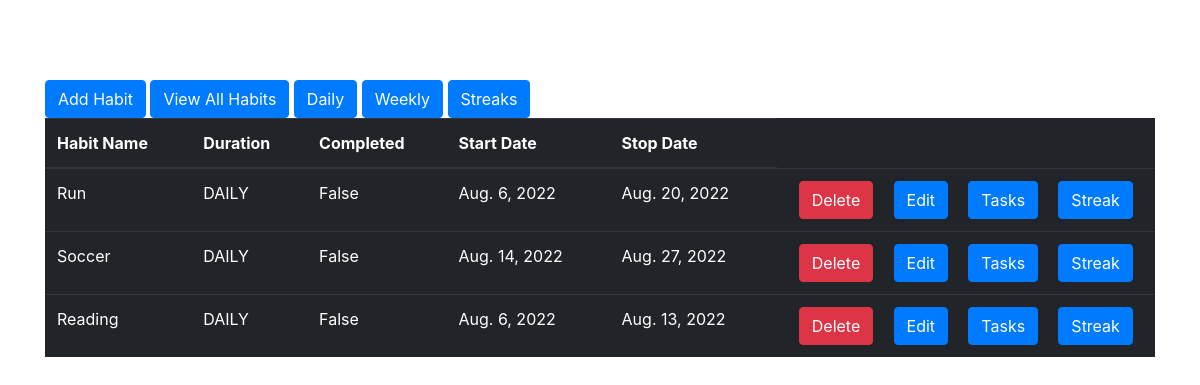
The app's page /daily/ with its own data.
### habit_tracker/models.py (models this page shows, shortened)
class HabitModel(models.Model):
    class Meta:
        db_table = "habit"
    name = models.CharField(max_length=100)
    duration = models.CharField(max_length=100, choices=Choices('DAILY','WEEKLY'), default=Choices('DAILY'))
    completed = models.BooleanField(default=False)
    start_date = models.DateField()
    finish_date = models.DateField()

### habit_tracker/views.py (the view)
# urls.py: path('daily/',views.daily_habits,name='daily'),
def daily_habits(request):
    daily_habits = HabitModel.objects.filter(duration='DAILY')
    return render(request,'all_habits.html',{'habits':daily_habits})

### habit_tracker/templates/all_habits.html (shortened to what this page needs)
{% extends 'base.html' %}
{% block content %}
<a href="{% url 'add-habit'  %}"> <button class = "btn btn-primary">Add Habit</button> </a>
<a href="{% url 'habits'  %}"> <button class = "btn btn-primary">View All Habits</button> </a>
<a href="{% url 'daily'  %}"> <button class = "btn btn-primary">Daily</button> </a>
<a href="{% url 'weekly'  %}"> <button class = "btn btn-primary">Weekly</button> </a>
<a href="{% url 'streaks'  %}"> <button class = "btn btn-primary">Streaks</button> </a>
<table class="table table-dark">
  <thead>
    <tr>
      <th scope="col">Habit Name</th>
      <th scope="col">Duration</th>
      <th scope="col">Completed</th>
      <th scope="col">Start Date</th>
      <th scope="col">Stop Date</th>
    </tr>
  </thead>
  <tbody>
    {% for habit in habits %}
    <tr>
      <td>{{habit.name}}</td>
      <td> {{habit.duration }}</td>
      <td> {{habit.completed}}</td>
      <td> {{habit.start_date }}</td>
      <td> {{habit.finish_date }}</td>
      <td class = "d-flex flex-row justify-content-around">
        <form method="post" action = "delete/{{habit.id}}">
        <input type="submit" value="Delete" class = "btn btn-danger">
       </form>
        <a href = "{% url 'update' habit.id %}"  ><button class = "btn btn-primary"> Edit</button></a>
        <a href = "{% url 'tasks' habit.id %}"  ><button class = "btn btn-primary">  Tasks </button></a>
        <a href = "{% url 'streak' habit.id %}"  ><button class = "btn btn-primary"> Streak </button></a>
      </td>
    </tr>
    {% endfor %}
  </tbody>
</table>
{% endblock %}

### records on screen
HabitModel: name "Run", duration "DAILY", completed "False", start_date "Aug. 6, 2022", finish_date "Aug. 20, 2022"
HabitModel: name "Soccer", duration "DAILY", completed "False", start_date "Aug. 14, 2022", finish_date "Aug. 27, 2022"
HabitModel: name "Reading", duration "DAILY", completed "False", start_date "Aug. 6, 2022", finish_date "Aug. 13, 2022"
